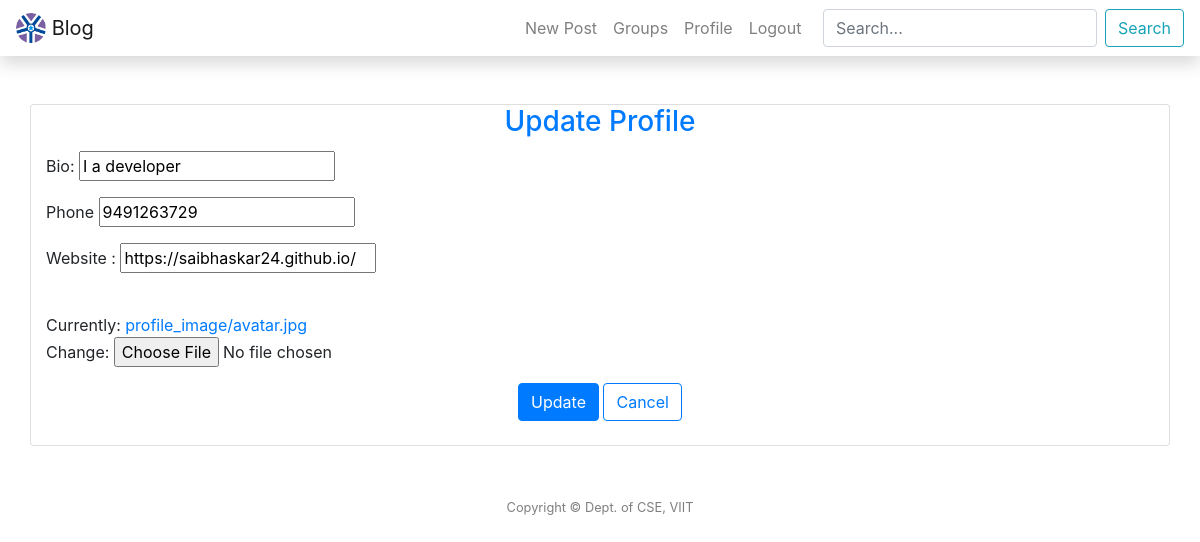
/profile/update/ (signed in), run on an earlier commit of the app's database.
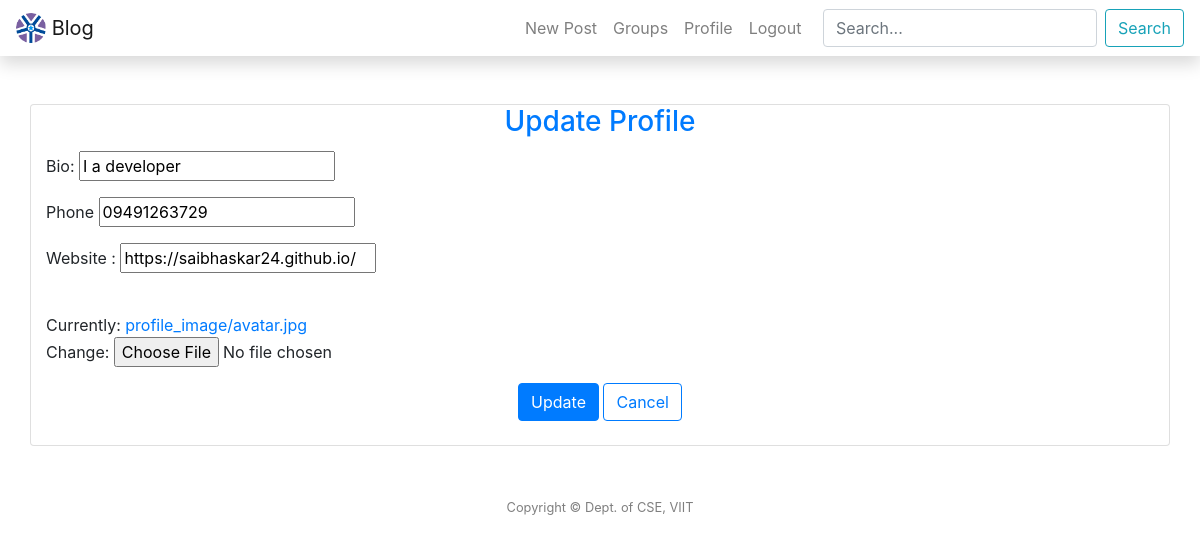
And on a later commit of the database.
### post/models.py (models this page shows, shortened)
class UserProfile(models.Model):
    user = models.OneToOneField(User, on_delete = models.CASCADE)
    bio = models.CharField(max_length=100, default='',blank = True)
    website = models.URLField(default='',blank = True)
    phone = models.CharField( max_length=15, blank=True) # validators should be a list
    image = ProcessedImageField(default="octocat.png", upload_to='profile_image',processors=[ResizeToFill(200,200)], format='JPEG', options={'quality': 90})
    thumbnail = ImageSpecField(source='image', processors=[ResizeToFill(50, 50)],format='JPEG',options={'quality': 100})

### post/views.py (the view)
# urls.py: path('profile/update/', views.edit_profile, name='edit_profile'),
@login_required
def edit_profile(request):
    if request.method == 'POST':
        form = EditProfileForm(request.POST,request.FILES, instance=request.user.userprofile)
        if form.is_valid():
            form.save()
            return redirect('view_profile')
    else:
        form = EditProfileForm(instance=request.user.userprofile)
        args = {'form': form}
        return render(request, 'post/update_profile.html', args)

### post/forms.py
class EditProfileForm(UserChangeForm):
    image = forms.ImageField(required=True)
    class Meta:
        model = UserProfile
        fields = (
            'bio',
            'phone',
            'website',
            'image',
        )

### templates/post/update_profile.html (shortened to what this page needs)
{% extends "post/header.html"%}
{% block content %}
<br><br>
<div class="card container">
 <center>
 <h3 class="card-title text-primary" >Update Profile</h3>
 </center>
    <form method="post" enctype='multipart/form-data'>
        <p >Bio:    {{ form.bio }}</p>
        <p> Phone    {{ form.phone }}</p>
        <p> Website : {{ form.website }} </p>
        <p>{{ form.image }}</p>
            <center>
            <button type="submit" class="btn btn-primary">Update</button>
            <button type="cancel" class="btn btn-outline-primary" onclick="window.location='/'">Cancel</button>
    </center></form>
    <br>
</div>
{% endblock content %}

What changed in the data, as far as the page shows it:
changed UserProfile "I a developer": phone "9491263729" → "09491263729"
